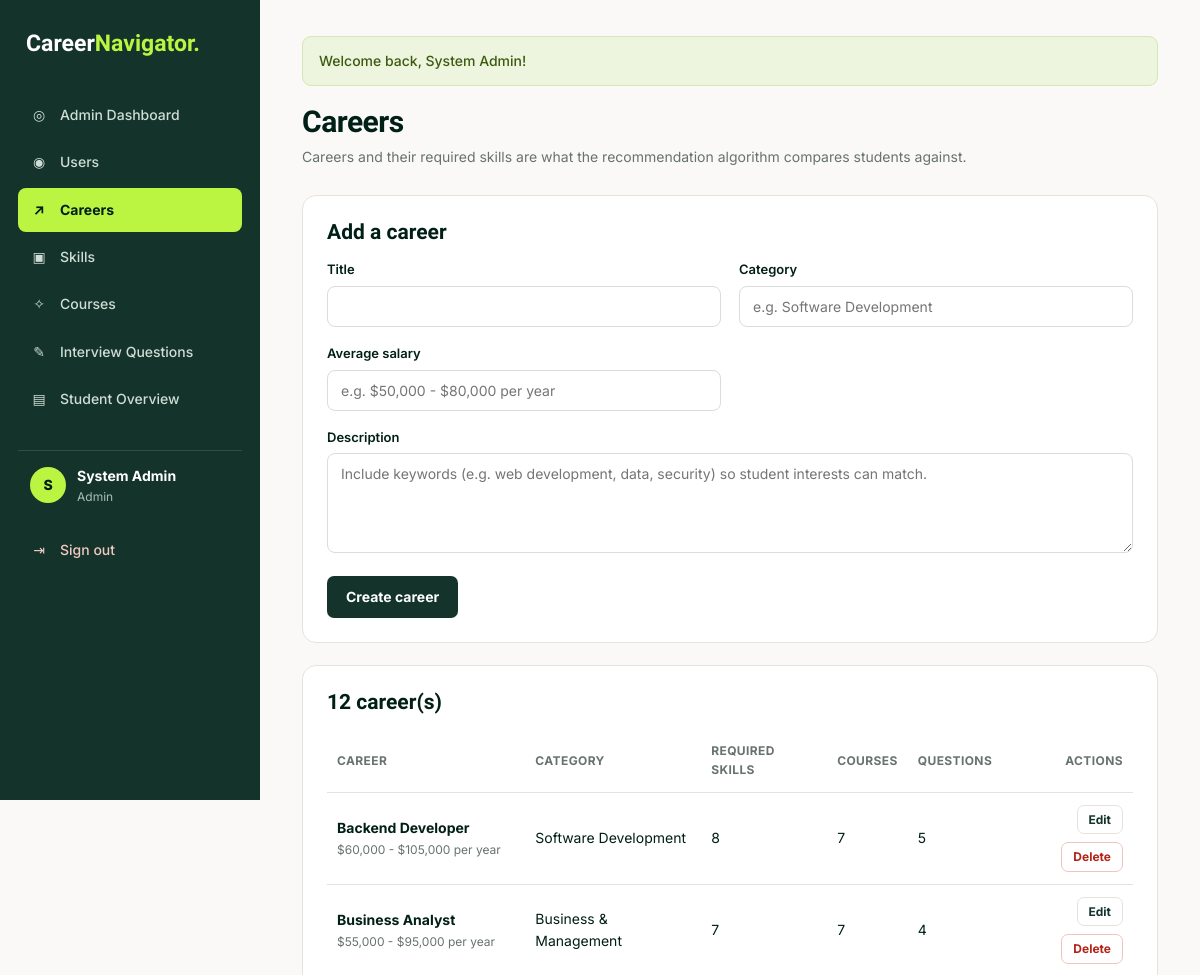
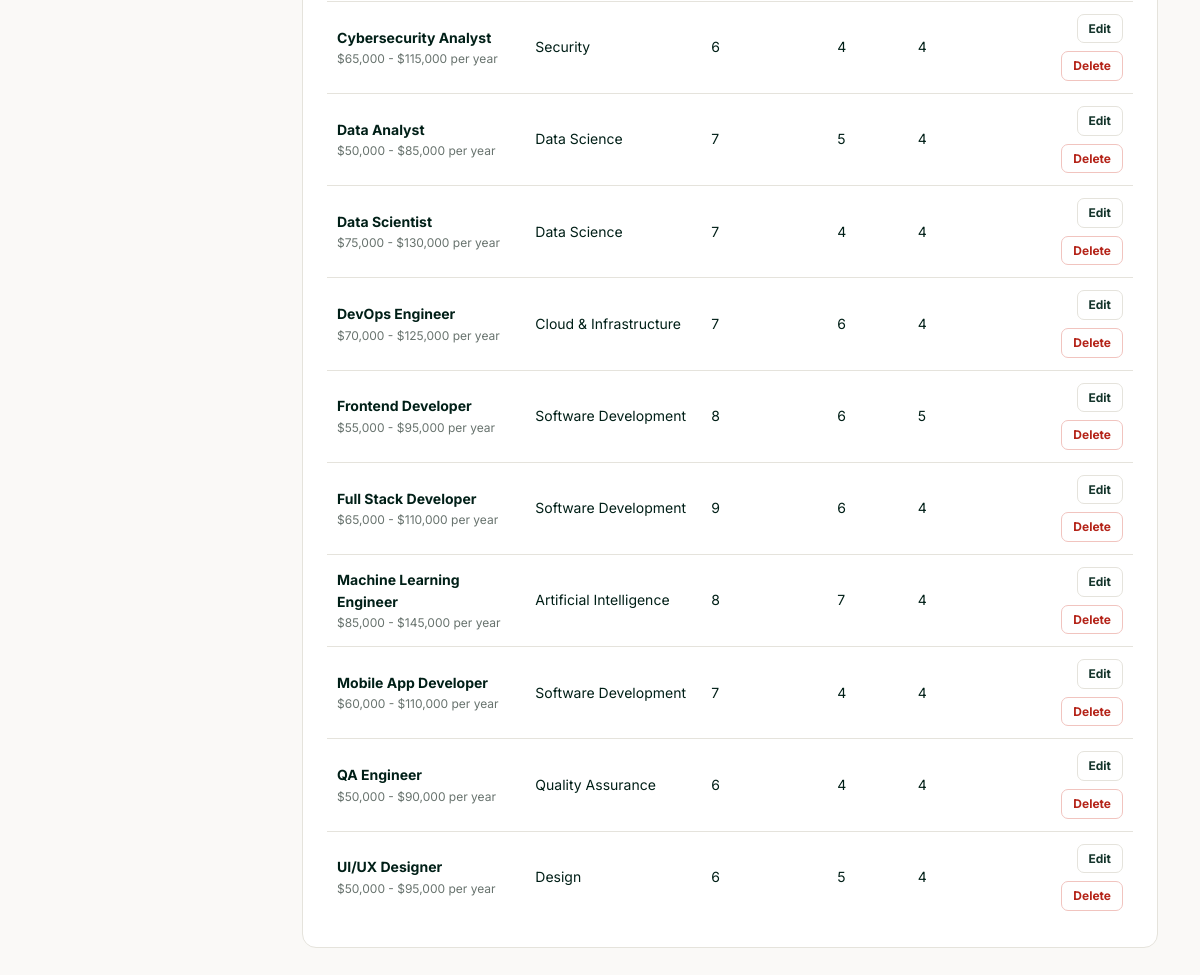
The page /admin/careers.php (signed in) on the database its author committed (2 pictures, top to bottom).
### tables this page shows
CREATE TABLE `users` (
  `id` int(11) NOT NULL AUTO_INCREMENT,
  `name` varchar(100) NOT NULL,
  `email` varchar(150) NOT NULL,
  `password` varchar(255) NOT NULL,
  `role` enum('student','advisor','admin') DEFAULT 'student',
  `created_at` timestamp NOT NULL DEFAULT current_timestamp(),
  `email_verified_at` datetime DEFAULT NULL,
  `verification_token_hash` char(64) DEFAULT NULL,
  `verification_expires_at` datetime DEFAULT NULL,
  `verification_sent_at` datetime DEFAULT NULL,
  PRIMARY KEY (`id`),
  UNIQUE KEY `email` (`email`),
  UNIQUE KEY `verification_token_hash` (`verification_token_hash`)
);

CREATE TABLE `careers` (
  `id` int(11) NOT NULL AUTO_INCREMENT,
  `title` varchar(150) NOT NULL,
  `description` text DEFAULT NULL,
  `category` varchar(100) DEFAULT NULL,
  `average_salary` varchar(100) DEFAULT NULL,
  PRIMARY KEY (`id`)
);

### includes/functions.php (called while the page is built, shortened)
<?php
function e($value): string
{
    return htmlspecialchars((string) $value, ENT_QUOTES, 'UTF-8');
}
function url(string $path = ''): string
{
    return BASE_URL . ltrim($path, '/');
}
function current_user(): ?array
{
    return $_SESSION['user'] ?? null;
}
function current_user_id(): int
{
    return (int) ($_SESSION['user']['id'] ?? 0);
}
function refresh_current_user(PDO $pdo): void
{
    $stmt = $pdo->prepare("SELECT id, name, email, role FROM users WHERE id = ?");
    $stmt->execute([current_user_id()]);
}
function get_flashes(): array
{
    $messages = $_SESSION['flash'] ?? [];
    return $messages;
}

### includes/init.php (called while the page is built, shortened)
<?php
require_once __DIR__ . '/../config/db.php';
require_once __DIR__ . '/functions.php';
refresh_current_user($pdo);

### admin/careers.php (the view, shortened to what this page needs)
<?php
require_once __DIR__ . '/../includes/init.php';
$careers = $pdo->query(
    "SELECT c.*,
            (SELECT COUNT(*) FROM career_skills cs WHERE cs.career_id = c.id) AS skill_count,
            (SELECT COUNT(*) FROM career_courses cc WHERE cc.career_id = c.id) AS course_count,
            (SELECT COUNT(*) FROM interview_questions q WHERE q.career_id = c.id) AS question_count
     FROM careers c ORDER BY c.title"
)->fetchAll(PDO::FETCH_ASSOC);
$activePage = 'careers';
require __DIR__ . '/../includes/header.php';
?>
<div class="page-header">
    <div>
        <h1>Careers</h1>
        <p>Careers and their required skills are what the recommendation algorithm compares students against.</p>
    </div>
</div>
<div class="card">
    <h2>Add a career</h2>
    <form method="POST">
        <div class="form-grid">
            <div class="form-group"><label for="title">Title</label>
                <input type="text" id="title" name="title" maxlength="150" required value="<?= e($_POST['title'] ?? '') ?>"></div>
            <div class="form-group"><label for="category">Category</label>
                <input type="text" id="category" name="category" maxlength="100" placeholder="e.g. Software Development" value="<?= e($_POST['category'] ?? '') ?>"></div>
            <div class="form-group"><label for="average_salary">Average salary</label>
                <input type="text" id="average_salary" name="average_salary" maxlength="100" placeholder="e.g. $50,000 - $80,000 per year" value="<?= e($_POST['average_salary'] ?? '') ?>"></div>
            <div class="form-group full"><label for="description">Description</label>
                <textarea id="description" name="description" placeholder="Include keywords (e.g. web development, data, security) so student interests can match."><?= e($_POST['description'] ?? '') ?></textarea></div>
        </div>
        <button type="submit" class="btn btn-primary">Create career</button>
    </form>
</div>
<div class="card">
    <h2><?= count($careers) ?> career(s)</h2>
    <div class="table-wrap">
        <table>
            <thead><tr><th>Career</th><th>Category</th><th>Required skills</th><th>Courses</th><th>Questions</th><th class="text-right">Actions</th></tr></thead>
            <tbody>
            <?php foreach ($careers as $c): ?>
                <tr>
                    <td><strong><?= e($c['title']) ?></strong><div class="small muted"><?= e($c['average_salary']) ?></div></td>
                    <td><?= e($c['category']) ?></td>
                    <td><?= $c['skill_count'] ? (int) $c['skill_count'] : '<span class="badge badge-red">0</span>' ?></td>
                    <td><?= (int) $c['course_count'] ?></td>
                    <td><?= (int) $c['question_count'] ?></td>
                    <td class="text-right">
                        <div class="btn-group" style="justify-content:flex-end">
                            <a href="career_edit.php?id=<?= (int) $c['id'] ?>" class="btn btn-secondary btn-sm">Edit</a>
                            <form method="POST" class="inline-form" data-confirm="Delete this career, its skill requirements and history?">
                                <button type="submit" class="btn btn-danger btn-sm">Delete</button>
                            </form>
                        </div>
                    </td>
                </tr>
            <?php endforeach; ?>
            </tbody>
        </table>
    </div>
</div>
<?php require __DIR__ . '/../includes/footer.php'; ?>

### includes/header.php (shortened to what this page needs)
<?php
$user = current_user();
$activePage = $activePage ?? '';
$menus = [
    'student' => [
        'dashboard'       => ['dashboard.php', 'Dashboard', '◎'],
        'profile'         => ['profile.php', 'My Profile & Skills', '◉'],
        'projects'        => ['projects.php', 'My Projects', '▣'],
        'recommendations' => ['recommendations.php', 'Career Matches', '↗'],
        'roadmap'         => ['roadmap.php', 'Skill Gap & Roadmap', '▤'],
        'courses'         => ['courses.php', 'Courses & Certifications', '✧'],
        'interview'       => ['interview.php', 'Interview Practice', '✎'],
    ],
    'advisor' => [
        'advisor'   => ['advisor/index.php', 'My Students', '◎'],
        'courses'   => ['courses.php', 'Courses', '✧'],
        'interview' => ['interview.php', 'Question Bank', '✎'],
    ],
    'admin' => [
        'admin'      => ['admin/index.php', 'Admin Dashboard', '◎'],
        'users'      => ['admin/users.php', 'Users', '◉'],
        'careers'    => ['admin/careers.php', 'Careers', '↗'],
        'skills'     => ['admin/skills.php', 'Skills', '▣'],
        'courses'    => ['admin/courses.php', 'Courses', '✧'],
        'questions'  => ['admin/questions.php', 'Interview Questions', '✎'],
        'advisor'    => ['advisor/index.php', 'Student Overview', '▤'],
    ],
];
$menu = $user ? ($menus[$user['role']] ?? []) : [];
?>
<!DOCTYPE html>
<html lang="en">
<head>
    <link rel="stylesheet" href="<?= e(url('assets/css/style.css')) ?>">
</head>
<body>
<div class="app">
    <aside class="sidebar" id="sidebar">
        <div class="sidebar-top">
            <a href="<?= e(url('index.php')) ?>" class="logo logo-light">Career<span>Navigator.</span></a>
        </div>
        <nav class="side-nav" id="side-nav">
            <?php foreach ($menu as $key => [$link, $label, $icon]): ?>
                <a href="<?= e(url($link)) ?>" class="<?= $key === $activePage ? 'active' : '' ?>">
                    <span class="nav-icon"><?= $icon ?></span><?= e($label) ?>
                </a>
            <?php endforeach; ?>
            <?php if ($user): ?>
                <div class="side-user">
                    <div class="avatar"><?= e(strtoupper(mb_substr($user['name'], 0, 1))) ?></div>
                    <div>
                        <strong><?= e($user['name']) ?></strong>
                        <small><?= e(ucfirst($user['role'])) ?></small>
                    </div>
                </div>
                <a href="<?= e(url('logout.php')) ?>" class="logout-link"><span class="nav-icon">⇥</span>Sign out</a>
            <?php endif; ?>
        </nav>
    </aside>
    <main class="main">
        <?php foreach (get_flashes() as $f): ?>
            <div class="alert alert-<?= e($f['type']) ?>"><?= e($f['message']) ?></div>
        <?php endforeach; ?>

### includes/footer.php (shortened to what this page needs)
    </main>
</div>
</body>
</html>

### assets/css/style.css (style rules this page uses)
:root { --green: #14342B; --green-hover: #245344; --dark: #001F17; --lime: #BCF541; --lime-dark: #648D13; --soft-green: #EDF5DF; --background: #FAF9F7; --muted: #68736E; --border: #E5E3DC; --danger: #B42318; --danger-soft: #FDECEA; --amber: #9A6B00; --amber-soft: #FFF4D6; }
* { margin: 0; padding: 0; box-sizing: border-box; }
body { font-family: 'Inter', sans-serif; background: var(--background); color: var(--dark); font-size: 14px; line-height: 1.6; }
a { color: #527D0A; }
h1, h2, h3, h4 { font-family: 'Bricolage Grotesque', sans-serif; line-height: 1.2; }
h1 { font-size: 30px; letter-spacing: -0.5px; }
h2 { font-size: 21px; margin-bottom: 14px; }
p { margin-bottom: 10px; }
.muted { color: var(--muted); }
.small { font-size: 12px; }
.text-right { text-align: right; }
.logo { font-family: 'Bricolage Grotesque', sans-serif; font-size: 23px; font-weight: 800; color: var(--green); text-decoration: none; }
.logo span { color: #82AD16; }
.logo-light { color: #fff; }
.logo-light span { color: var(--lime); }
.app { display: flex; min-height: 100vh; }
.sidebar { width: 260px; flex-shrink: 0; background: var(--green); color: #fff; padding: 26px 18px; position: sticky; top: 0; height: 100vh; overflow-y: auto; }
.sidebar-top { display: flex; justify-content: space-between; align-items: center; margin-bottom: 30px; padding: 0 8px; }
.side-nav a { display: flex; align-items: center; gap: 12px; padding: 11px 12px; color: #D0DDD6; text-decoration: none; border-radius: 8px; font-weight: 500; margin-bottom: 3px; }
.side-nav a.active { background: var(--lime); color: var(--dark); font-weight: 700; }
.nav-icon { width: 18px; text-align: center; }
.side-user { display: flex; gap: 11px; align-items: center; margin: 28px 0 8px; padding: 14px 12px; border-top: 1px solid rgba(255,255,255,.12); }
.side-user small { display: block; color: #A8BDB3; font-size: 12px; }
.avatar { width: 36px; height: 36px; border-radius: 50%; background: var(--lime); color: var(--dark); display: grid; place-items: center; font-weight: 800; }
.logout-link { color: #F3C9C4 !important; }
.main { flex: 1; padding: 36px 42px 60px; min-width: 0; max-width: 1240px; }
.page-header { display: flex; justify-content: space-between; align-items: flex-end; gap: 16px; flex-wrap: wrap; margin-bottom: 26px; }
.page-header p { color: var(--muted); margin: 6px 0 0; }
.card { background: #fff; border: 1px solid var(--border); border-radius: 14px; padding: 24px; margin-bottom: 22px; }
.btn { display: inline-block; padding: 11px 18px; border-radius: 7px; text-decoration: none; font-size: 14px; font-weight: 700; border: 1px solid transparent; cursor: pointer; font-family: inherit; transition: .2s; line-height: 1.3; }
.btn-primary { background: var(--green); color: #fff; }
.btn-secondary { background: #fff; color: var(--green); border-color: var(--border); }
.btn-danger { background: #fff; color: var(--danger); border-color: #F1C4BF; }
.btn-sm { padding: 6px 11px; font-size: 12px; }
.btn-group { display: flex; gap: 8px; flex-wrap: wrap; align-items: center; }
.inline-form { display: inline; }
.form-grid { display: grid; grid-template-columns: repeat(2, minmax(0, 1fr)); gap: 0 18px; }
.form-group { margin-bottom: 16px; }
.form-group.full { grid-column: 1 / -1; }
label { display: block; font-weight: 600; margin-bottom: 6px; font-size: 13px; }
input[type=text], input[type=email], input[type=password], input[type=number], input[type=url], input[type=search], select, textarea { width: 100%; padding: 11px 13px; border: 1px solid #DADDD8; border-radius: 8px; font-size: 14px; font-family: inherit; background: #fff; color: var(--dark); }
textarea { min-height: 100px; resize: vertical; }
.table-wrap { overflow-x: auto; }
table { width: 100%; border-collapse: collapse; }
th, td { text-align: left; padding: 12px 10px; border-bottom: 1px solid var(--border); vertical-align: middle; }
th { font-size: 12px; text-transform: uppercase; letter-spacing: .4px; color: var(--muted); font-weight: 700; }
tr:last-child td { border-bottom: none; }
.alert { padding: 13px 16px; border-radius: 9px; margin-bottom: 18px; font-weight: 500; }
.alert-success { background: var(--soft-green); color: #3D5A10; border: 1px solid #D5E8B4; }

### rows shown on the page
users: name "S", name "System Admin", role "Admin"
careers: title "Backend Developer", average_salary "$60,000 - $105,000 per year", category "Software Development", skill_count "8", course_count "7", question_count "5"
careers: title "Business Analyst", average_salary "$55,000 - $95,000 per year", category "Business & Management", skill_count "7", course_count "7", question_count "4"
careers: title "Cybersecurity Analyst", average_salary "$65,000 - $115,000 per year", category "Security", skill_count "6", course_count "4", question_count "4"
careers: title "Data Analyst", average_salary "$50,000 - $85,000 per year", category "Data Science", skill_count "7", course_count "5", question_count "4"
careers: title "Data Scientist", average_salary "$75,000 - $130,000 per year", category "Data Science", skill_count "7", course_count "4", question_count "4"
careers: title "DevOps Engineer", average_salary "$70,000 - $125,000 per year", category "Cloud & Infrastructure", skill_count "7", course_count "6", question_count "4"
careers: title "Frontend Developer", average_salary "$55,000 - $95,000 per year", category "Software Development", skill_count "8", course_count "6", question_count "5"
careers: title "Full Stack Developer", average_salary "$65,000 - $110,000 per year", category "Software Development", skill_count "9", course_count "6", question_count "4"
careers: title "Machine Learning Engineer", average_salary "$85,000 - $145,000 per year", category "Artificial Intelligence", skill_count "8", course_count "7", question_count "4"
careers: title "Mobile App Developer", average_salary "$60,000 - $110,000 per year", category "Software Development", skill_count "7", course_count "4", question_count "4"
careers: title "QA Engineer", average_salary "$50,000 - $90,000 per year", category "Quality Assurance", skill_count "6", course_count "4", question_count "4"
careers: title "UI/UX Designer", average_salary "$50,000 - $95,000 per year", category "Design", skill_count "6", course_count "5", question_count "4"

### other values the page prints
$icon "◎"
$label "Admin Dashboard"
$icon "◉"
$label "Users"
$icon "↗"
$label "Careers"
$icon "▣"
$label "Skills"
$icon "✧"
$label "Courses"
$icon "✎"
$label "Interview Questions"
$icon "▤"
$label "Student Overview"
$f['message'] "Welcome back, System Admin!"
